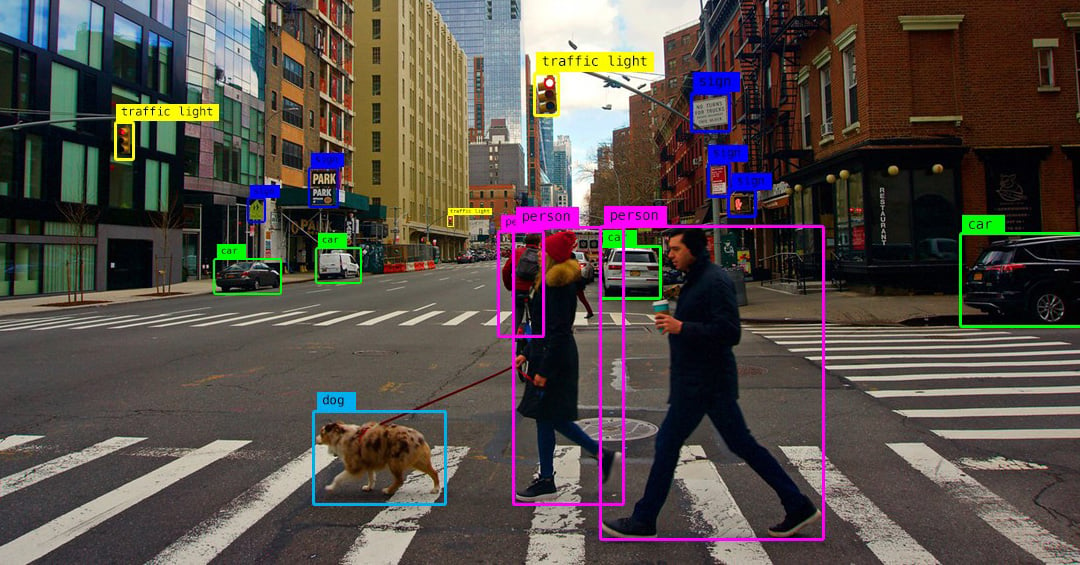
#> input picture sokak.jpg, 1080 x 565 px, given in place of trafik.mp4, which was not available
$ python 03_hsv_renk_uzayi_ve_maskeleme.py
#> lines starting #> are read from the running program, lines starting #| are printed output that depends on the picture; after the words box and inside, x2 and y2 are one past the last pixel; in counts of white or black regions, pixels touching at a corner belong together; pictures that were not available may be replaced by others from this repository, and a replacement may not be noted
import cv2
import numpy as np

# Üzerinde çalışacağım trafik videosunu projeye dahil ediyorum.
data_path = "C:\\Users\\muham\\Desktop\\goruntu_isleme\\kodlar\\veri\\trafik.mp4"
goruntu = cv2.VideoCapture(data_path)

# Trackbar'ların çalışabilmesi için zorunlu olan boş fonksiyonumu tanımlıyorum.
def nothing(x):
    pass

# HSV eşik değerlerini dinamik olarak ayarlayacağım kontrol panelini oluşturuyorum.
cv2.namedWindow("Trackbar")
cv2.resizeWindow("Trackbar", 600, 600)

# Renk, doygunluk ve parlaklık (HSV) için alt limit (Lower) kızaklarını ekliyorum.
cv2.createTrackbar("Lower-H", "Trackbar", 0, 180, nothing)
#> slider 'Lower-H' is set to 36
cv2.createTrackbar("Lower-S", "Trackbar", 0, 255, nothing)
#> slider 'Lower-S' is set to 51
cv2.createTrackbar("Lower-V", "Trackbar", 0, 255, nothing)
#> slider 'Lower-V' is set to 51

# Aynı şekilde üst limit (Upper) kızaklarını oluşturuyorum.
cv2.createTrackbar("Upper-H", "Trackbar", 0, 180, nothing)
#> slider 'Upper-H' is set to 180
cv2.createTrackbar("Upper-S", "Trackbar", 0, 255, nothing)
#> slider 'Upper-S' is set to 255
cv2.createTrackbar("Upper-V", "Trackbar", 0, 255, nothing)
#> slider 'Upper-V' is set to 255

# Üst limit kızaklarının varsayılan değerlerini en tepeye çekiyorum.
cv2.setTrackbarPos("Upper-H", "Trackbar", 180)
cv2.setTrackbarPos("Upper-S", "Trackbar", 255)
cv2.setTrackbarPos("Upper-V", "Trackbar", 255)

while True:
    ret, frame = goruntu.read()
#> frame is the input picture: shape (565, 1080, 3); mean B, G, R 72, 77.4, 85.7

    # Video bittiğinde döngünün programı çökertmemesi için kontrol ekliyorum.
    if not ret:
        break

    # Görüntüyü aynalayıp, işlem maliyetini düşürmek için matris boyutunu ufaltıyorum.
    frame = cv2.flip(frame, 1)
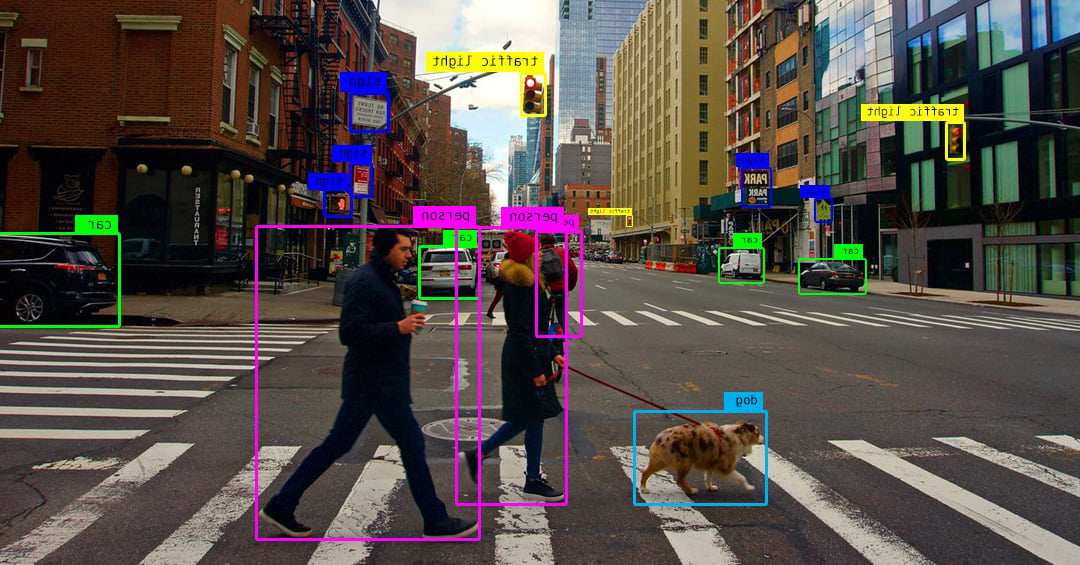
#> frame: shape (565, 1080, 3); mean B, G, R 72, 77.4, 85.7
    frame = cv2.resize(frame, (640, 480))
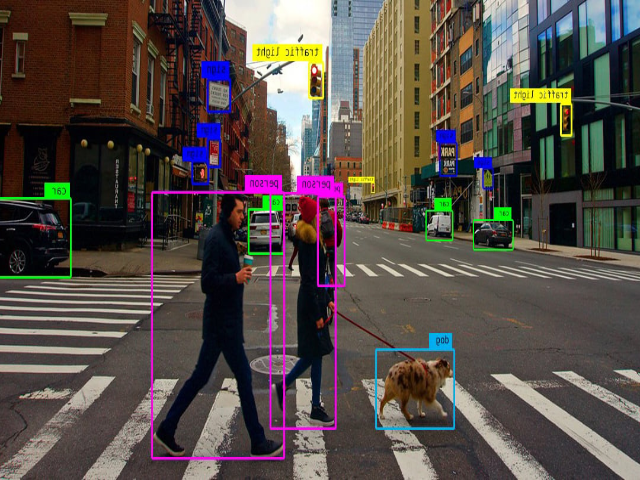
#> frame: shape (480, 640, 3); mean B, G, R 71.9, 77.2, 85.6

    # Işıktan bağımsız sırf renge odaklanmak için BGR uzayından HSV uzayına geçiyorum.
    frame_hsv = cv2.cvtColor(frame, cv2.COLOR_BGR2HSV)
#> frame_hsv: shape (480, 640, 3); mean H, S, V 51, 99.2, 94.5

    # Trackbar'dan anlık eşik değerlerini (kullanıcı seçimlerini) okuyorum.
    lower_h = cv2.getTrackbarPos("Lower-H", "Trackbar")
    lower_s = cv2.getTrackbarPos("Lower-S", "Trackbar")
    lower_v = cv2.getTrackbarPos("Lower-V", "Trackbar")

    upper_h = cv2.getTrackbarPos("Upper-H", "Trackbar")
    upper_s = cv2.getTrackbarPos("Upper-S", "Trackbar")
    upper_v = cv2.getTrackbarPos("Upper-V", "Trackbar")

    # Okunan bu değerleri OpenCV'nin işleyebileceği NumPy dizilerine çeviriyorum.
    lower_color = np.array([lower_h, lower_s, lower_v])
    upper_color = np.array([upper_h, upper_s, upper_v])

    # Belirlediğim HSV aralığındaki pikselleri beyaz (255), dışında kalanları siyah (0) yapıyorum.
    mask = cv2.inRange(frame_hsv, lower_color, upper_color)
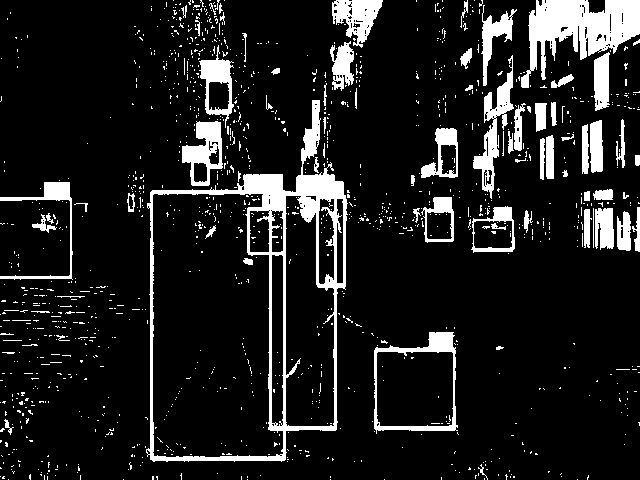
#> mask: shape (480, 640); 11.9% white; 1281 white regions (1206 under 20 px), largest, box (x1, y1, x2, y2) and area: (146, 100, 348, 462) 9184, (521, 0, 640, 88) 5033, (473, 55, 514, 199) 1666

    # Orijinal görüntüyü ve oluşturduğum filtre maskesini ekranda gösteriyorum.
    cv2.imshow("Original", frame)
    cv2.imshow("Mask", mask)

    # Saniyede yaklaşık 50 kez klavyeyi dinleyip, 'q' tuşuna basıldığında döngüyü kırıyorum.
    if cv2.waitKey(20) & 0xFF == ord("q"):
#> (key q is pressed here)
        break

# Videoyu serbest bırakıp bellekten pencereleri temizliyorum.
goruntu.release()
cv2.destroyAllWindows()
